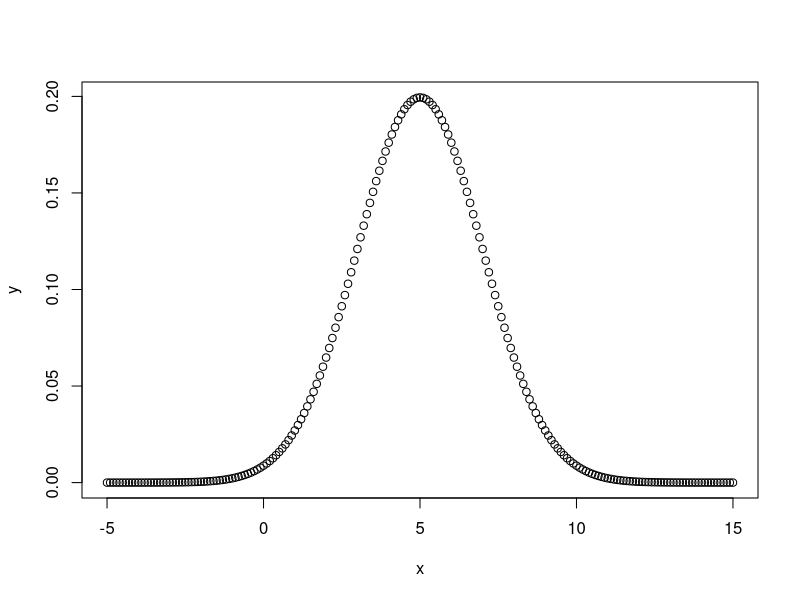
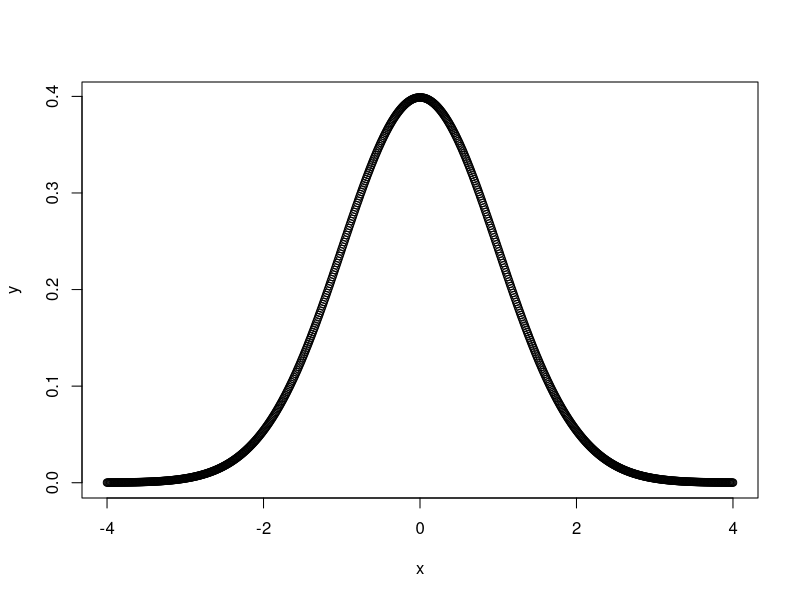
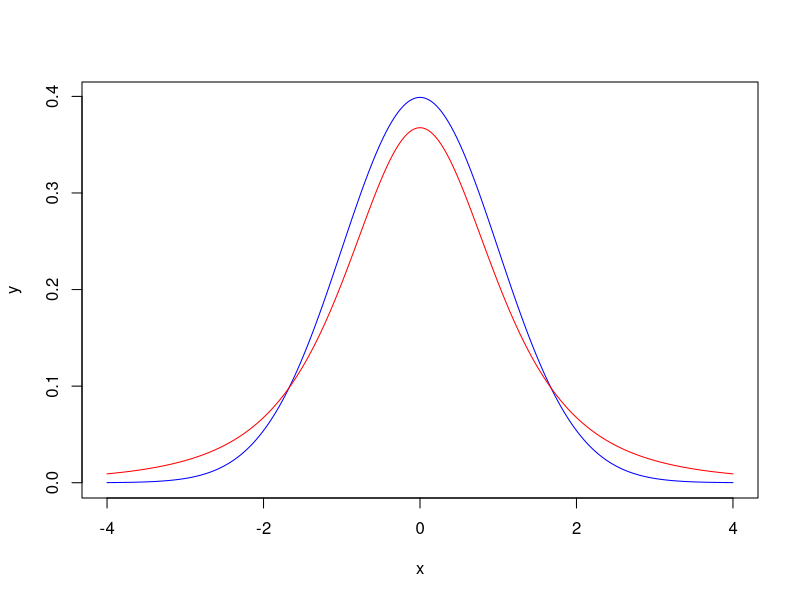
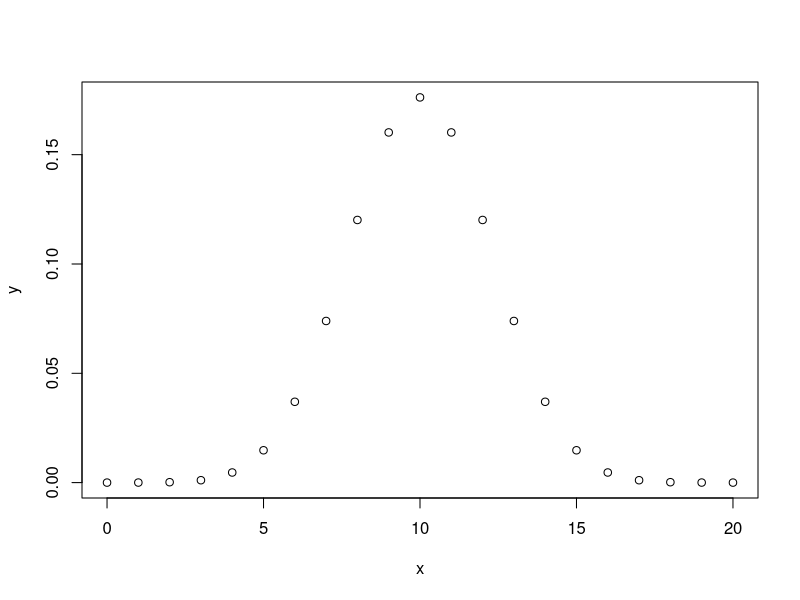
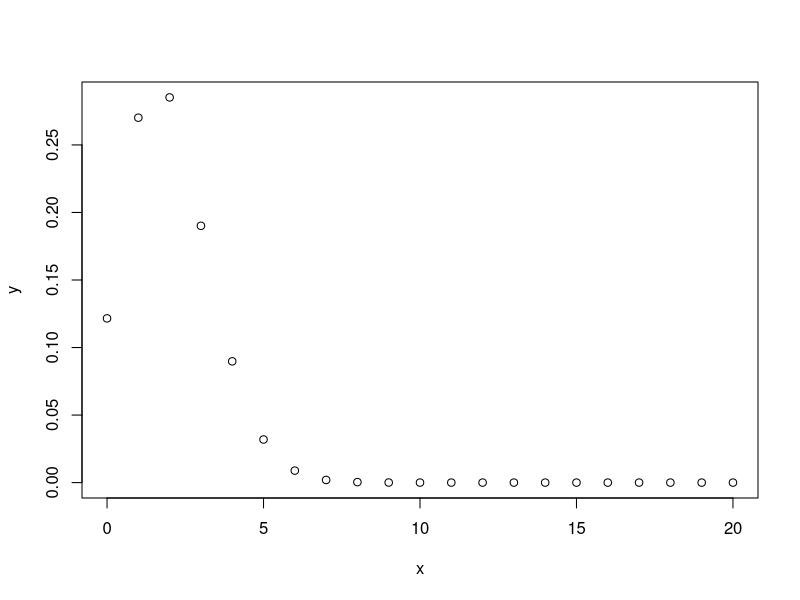
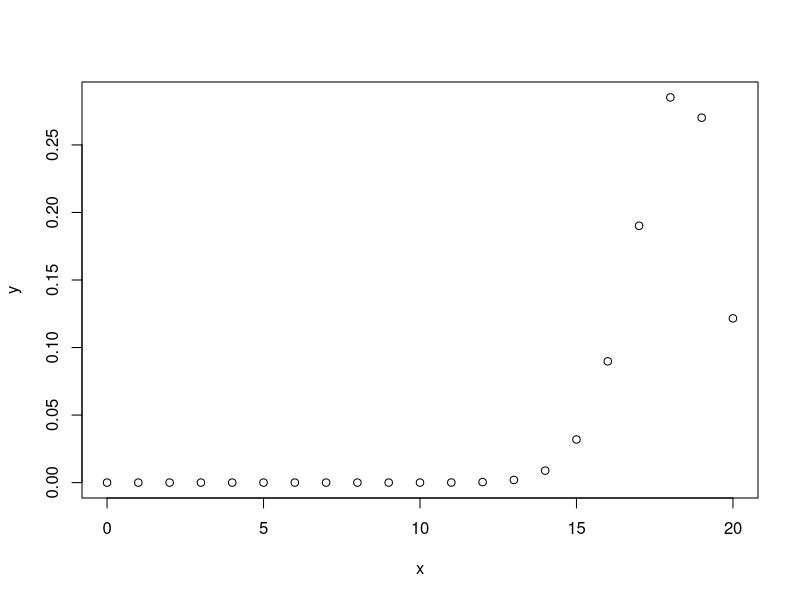
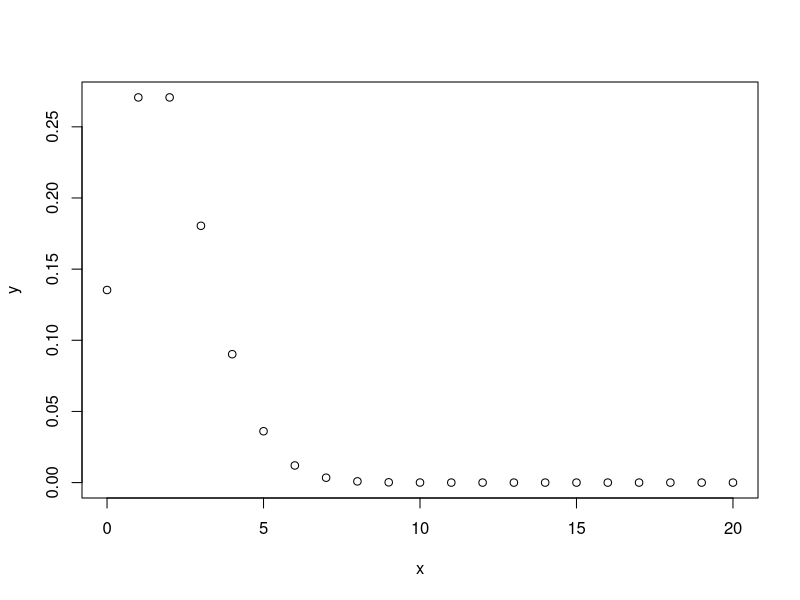
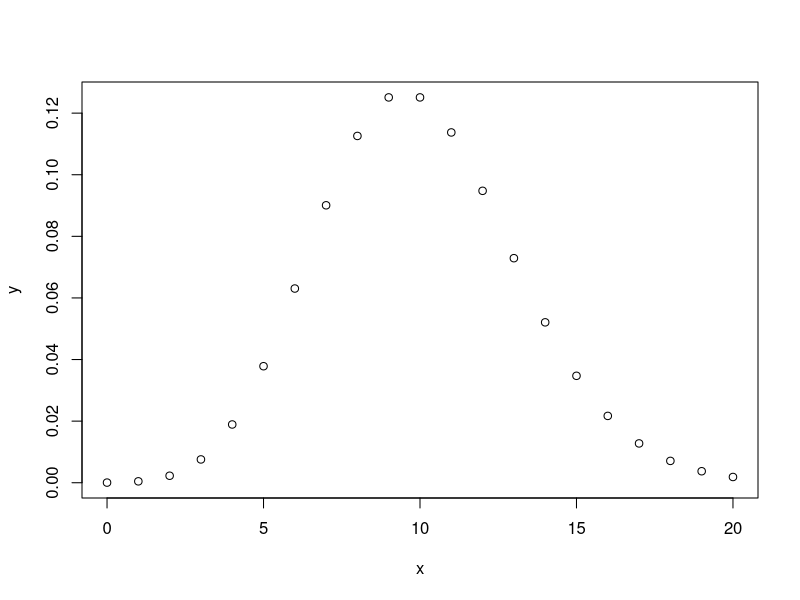

These charts were generated, in order, by the following R code:
## ---- chunk 1
x <- seq(-5, 15, by=0.1)
y <- dnorm(x, mean=5, sd=2)
plot(x,y)
## ---- chunk 2
pnorm(5, mean=5, sd=2)
# Yes, since the CDF of mean will be 0.5 for the normal distribution.
## ---- chunk 3
x <- rnorm(100, mean=5, sd=2)
sum(x<5) / length(x)
## ---- chunk 4
set.seed(1)
x <- rnorm(5, mean=5, sd=2)
x
## ---- chunk 5
pnorm(7, mean=5, sd=2) - pnorm(3, mean=5, sd=2)
pnorm(9, mean=5, sd=2) - pnorm(1, mean=5, sd=2)
pnorm(11, mean=5, sd=2) - pnorm(-1, mean=5, sd=2)
## ---- chunk 6
x <- seq(-4, 4, by=0.01)
y <- dnorm(x)
plot(x,y)
## ---- chunk 7
plot(x, y, typ="l", col="blue")
z <- dt(x, 3)
lines(x, z, col="red")
# The `t` distribution has heavier tails, intuitively, its tails are shorter.
## ---- chunk 8
x <- 0:20
y <- dbinom(x, 20, 0.5)
plot(x,y)
# It looks like a normal distribution
y <- dbinom(x, 20, 0.1)
plot(x,y)
y <- dbinom(x, 20, 0.9)
plot(x,y)
# These two pmf does not look like a normal distribution. As p gets closer to 0.5, the binomial distribution will look more like a normal distribution.
## ---- chunk 9
y <- dpois(x, 2)
plot(x,y)
y <- dpois(x, 10)
plot(x,y)
## ---- chunk 10
1 - ppois(5, 4.5)
# the probability of observing 6 or more such earthquakes is 0.2970696.
## ---- chunk 11
set.seed(1)
x <- rpois(100, 3)
hist(x)
hist(x, prob=TRUE)
## ---- chunk 12
mean(x)
sd(x)
median(x)
summary(x)
quantile(x)
## ---- chunk 13
integrand = function(x,beta=1) {
  return(x*beta*exp(-x*beta))  # for the mean, we integrate x*f(x)
}
integrate(integrand,0,Inf,beta=2)  # the value should be 1/beta ... which is what is output
## ---- chunk 14
integrand = function(x,a=0,b=1) {
  return(x/(b-a))
}
integrate(integrand,0,1)
